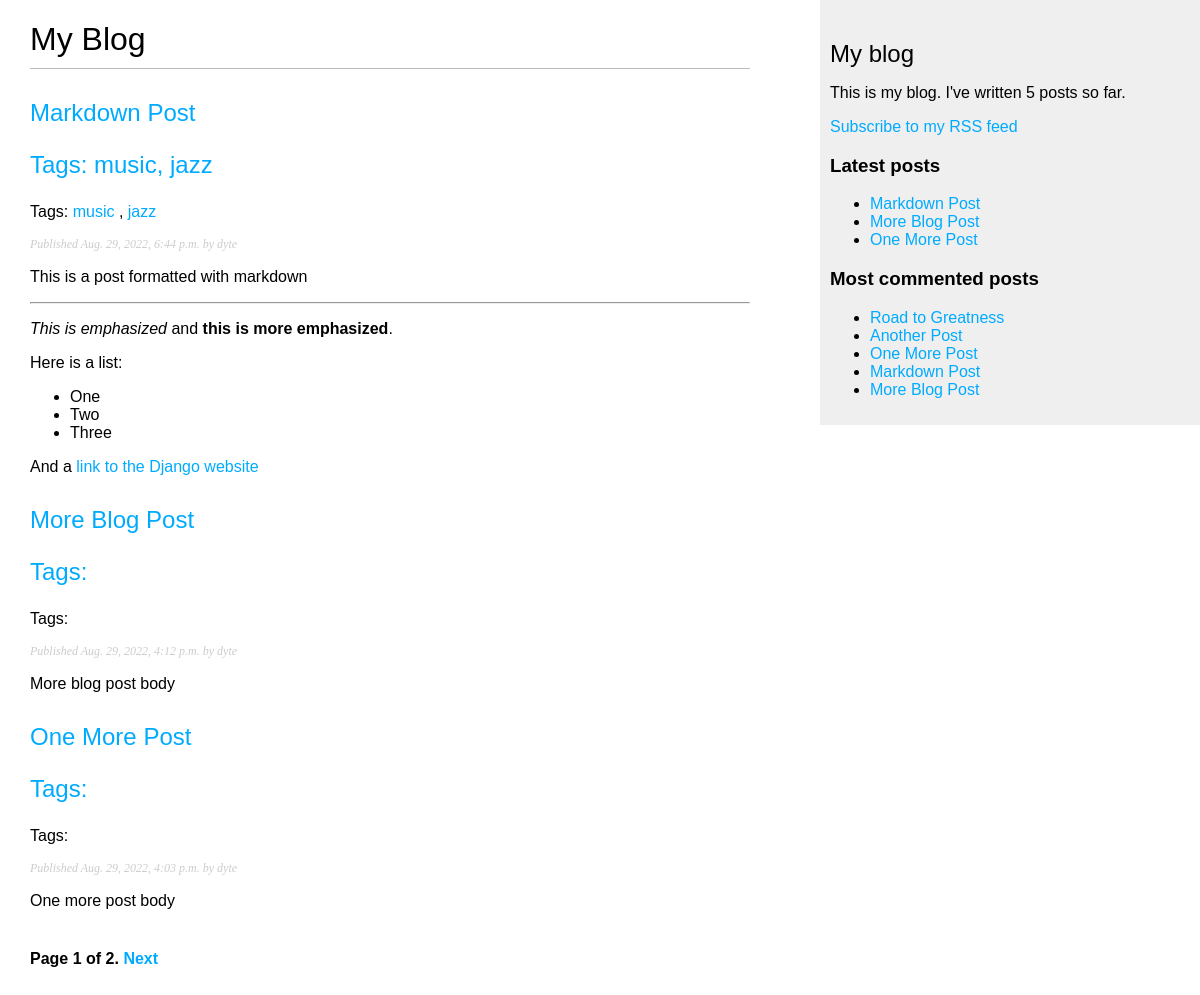
Screenshot of /blog/ with the database file from the repository.
### blog/models.py (models this page shows, shortened)
class Post(models.Model):
	STATUS_CHOICES = (
		('draft', 'Draft'),
		('published', 'Published'),
	)
	title = models.CharField(max_length=250)
	slug = models.SlugField(max_length=250,
							unique_for_date='publish')
	author = models.ForeignKey(User,
							   on_delete=models.CASCADE,
							   related_name='blog_posts')
	body = models.TextField()
	publish = models.DateTimeField(default=timezone.now)
	created = models.DateTimeField(auto_now_add=True)
	updated = models.DateTimeField(auto_now=True)
	status = models.CharField(max_length=10,
							  choices=STATUS_CHOICES,
							  default='draft')
	class Meta:
		ordering = ('-publish',)
	objects = models.Manager()
	published = PublishManger()
	def get_absolute_url(self):
		return reverse('blog:post_detail',
						args=[self.publish.year,
							  self.publish.month,
							  self.publish.day,
							  self.slug])
	tags = TaggableManager()

### blog/views.py (the view)
# urls.py: path('', views.post_list, name='post_list'),
def post_list(request, tag_slug=None):
	object_list = Post.published.all()
	tag = None
	if tag_slug:
		tag = get_object_or_404(Tag, slug=tag_slug)
		object_list = object_list.filter(tags__in=[tag])
	paginator = Paginator(object_list, 3)
	page = request.GET.get('page')
	try:
		posts = paginator.page(page)
	except PageNotAnInteger:
		posts = paginator.page(1)
	except EmptyPage:
		posts = paginator.page(paginator.num_pages)
	return render(request, 'blog/post/list.html', {'page': page,
												   'posts': posts,
												   'tag': tag})

### blog/models.py (called while the page is built)
	def get_queryset(self):
		return super(PublishManger,
					 self).get_queryset().filter(status='published')

### blog/templatetags/blog_tags.py (called while the page is built)
@register.simple_tag
def total_posts():
	return Post.published.count()

@register.inclusion_tag('blog/post/latest_posts.html')
def show_latest_posts(count=5):
	latest_posts = Post.published.order_by('-publish')[:count]
	return {'latest_posts': latest_posts}

@register.simple_tag
def get_most_commented_posts(count=5):
	return Post.published.annotate(total_comments=Count('comments')).order_by('total_comments')[:count]

@register.filter(name='markdown')
def markdown_format(text):
	return mark_safe(markdown.markdown(text))

### blog/templates/blog/post/list.html (shortened to what this page needs)
{% extends "blog/base.html" %}
{% load blog_tags %}
   {% block content %}
     <h1>My Blog</h1>
     {% for post in posts %}
       <h2>
         <a href="{{ post.get_absolute_url }}">
           {{ post.title }}
		   <p class="tags">Tags: {{ post.tags.all|join:", " }}</p>
         </a>
       </h2>
	   <p class="tags">
		Tags:
		{% for tag in post.tags.all %}
		  <a href="{% url 'blog:post_list_by_tag' tag.slug %}">
			{{ tag.name }}
		  </a>
		  {% if not forloop.last %}, {% endif %}
		{% endfor %}
	  </p>
       <p class="date">
         Published {{ post.publish }} by {{ post.author }}
       </p>
       {{ post.body|markdown|truncatewords_html:30 }}
     {% endfor %}
	 {% include "pagination.html" with page=posts %}
   {% endblock %}

### blog/templates/blog/base.html (shortened to what this page needs)
{% load blog_tags %}
{% load static %}
<!DOCTYPE html>
<html>
   	<head>
     	<link href='{% static "css/blog.css" %}' rel="stylesheet">
   	</head>
   	<body>
     	<div id="content">
       		{% block content %}
       		{% endblock %}
     	</div>
     	<div id="sidebar">
       		<h2>My blog</h2>
       		<p>This is my blog. I've written {% total_posts %} posts so far.</p>
			<p>
				<a href="{% url "blog:post_feed" %}">Subscribe to my RSS feed</a>
		   	</p>
			<h3>Latest posts</h3>
			{% show_latest_posts 3 %}
			<h3>Most commented posts</h3>
   			{% get_most_commented_posts as most_commented_posts %}
  	 		<ul>
    			 {% for post in most_commented_posts %}
       				<li>
        			 <a href="{{ post.get_absolute_url }}">{{ post.title }}</a>
       				</li>
     			{% endfor %}
   			</ul>
     	</div>
   	</body>
</html>

### blog/templates/pagination.html (shortened to what this page needs)
<div class="pagination">
	<span class="step-links">
	  <span class="current">
		Page {{ page.number }} of {{ page.paginator.num_pages }}.
	  </span>
	  {% if page.has_next %}
		<a href="?page={{ page.next_page_number }}">Next</a>
	  {% endif %}
	</span>
</div>

### blog/templates/blog/post/latest_posts.html
<ul>
	{% for post in latest_posts %}
		<li>
			<a href="{{ post.get_absolute_url }}">{{ post.title }}</a>
		</li>
	{% endfor %}
</ul>

### blog/static/css/blog.css (style rules this page uses)
body { margin:0; padding:0; font-family:helvetica, sans-serif; }
a { color:#00abff; text-decoration:none; }
h1 { font-weight:normal; border-bottom:1px solid #bbb; padding:0 0 10px 0; }
h2 { font-weight:normal; margin:30px 0 0; }
#content { float:left; width:60%; padding:0 0 0 30px; }
#sidebar { float:right; width:30%; padding:10px; background:#efefef; height:100%; }
p.date { color:#ccc; font-family: georgia, serif; font-size: 12px; font-style: italic; }
.pagination { margin:40px 0; font-weight:bold; }

### rows the page displays
Post: title "Markdown Post", tags.all "music, jazz", publish "Aug. 29, 2022, 6:44 p.m.", author "dyte", body "This is a post formatted with markdown This is emphasized and this is more emphasized . Here is a list: One Two Three And a link to the Django website"
Tag: name "music"
Tag: name "jazz"
Post: title "More Blog Post", publish "Aug. 29, 2022, 4:12 p.m.", author "dyte", body "More blog post body"
Post: title "One More Post", publish "Aug. 29, 2022, 4:03 p.m.", author "dyte", body "One more post body"
Post: title "Road to Greatness"
Post: title "Another Post"

### other values shown
{{ page.number }} "1"
{{ page.paginator.num_pages }} "2"
